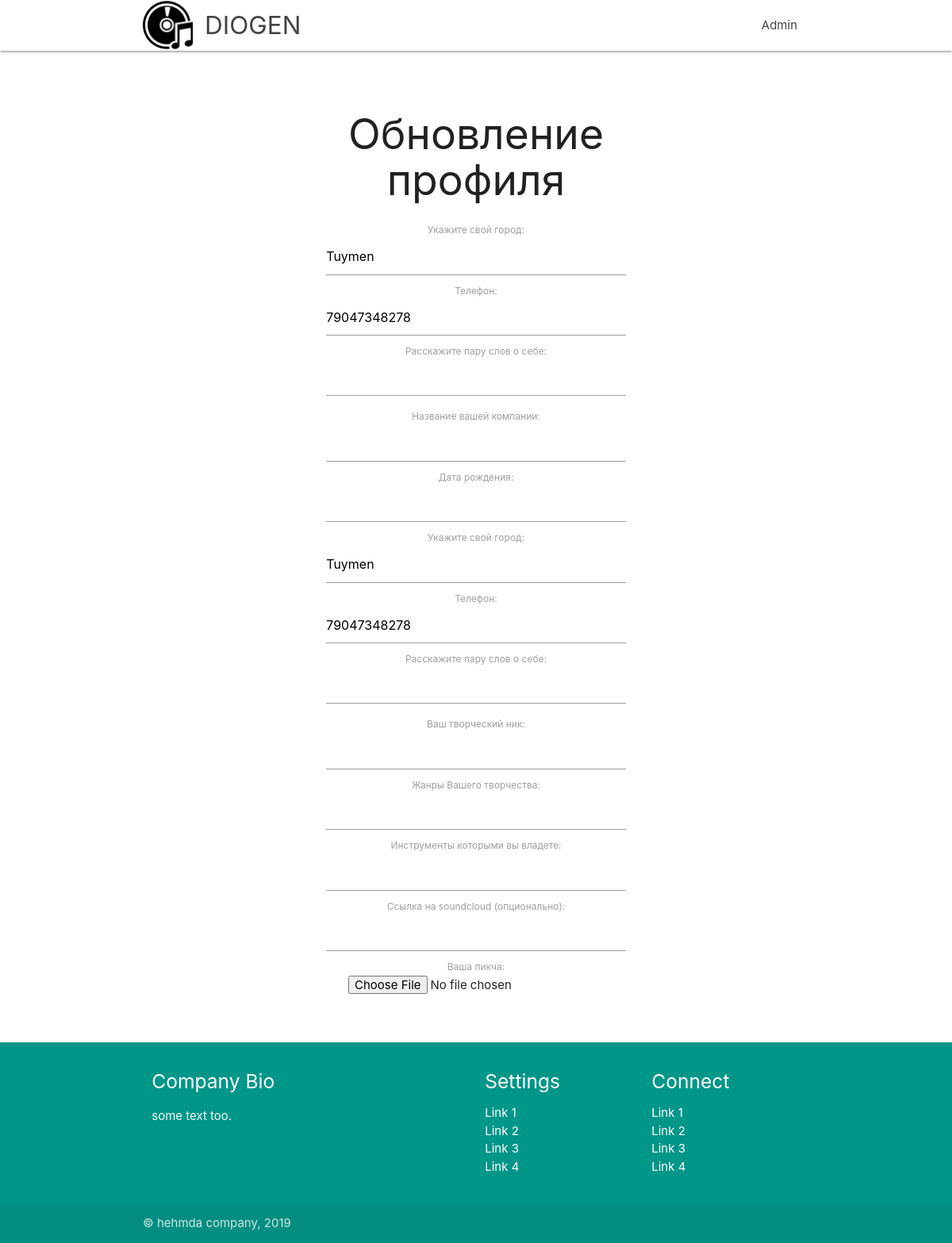
Before: /users/1/ with the older database file.
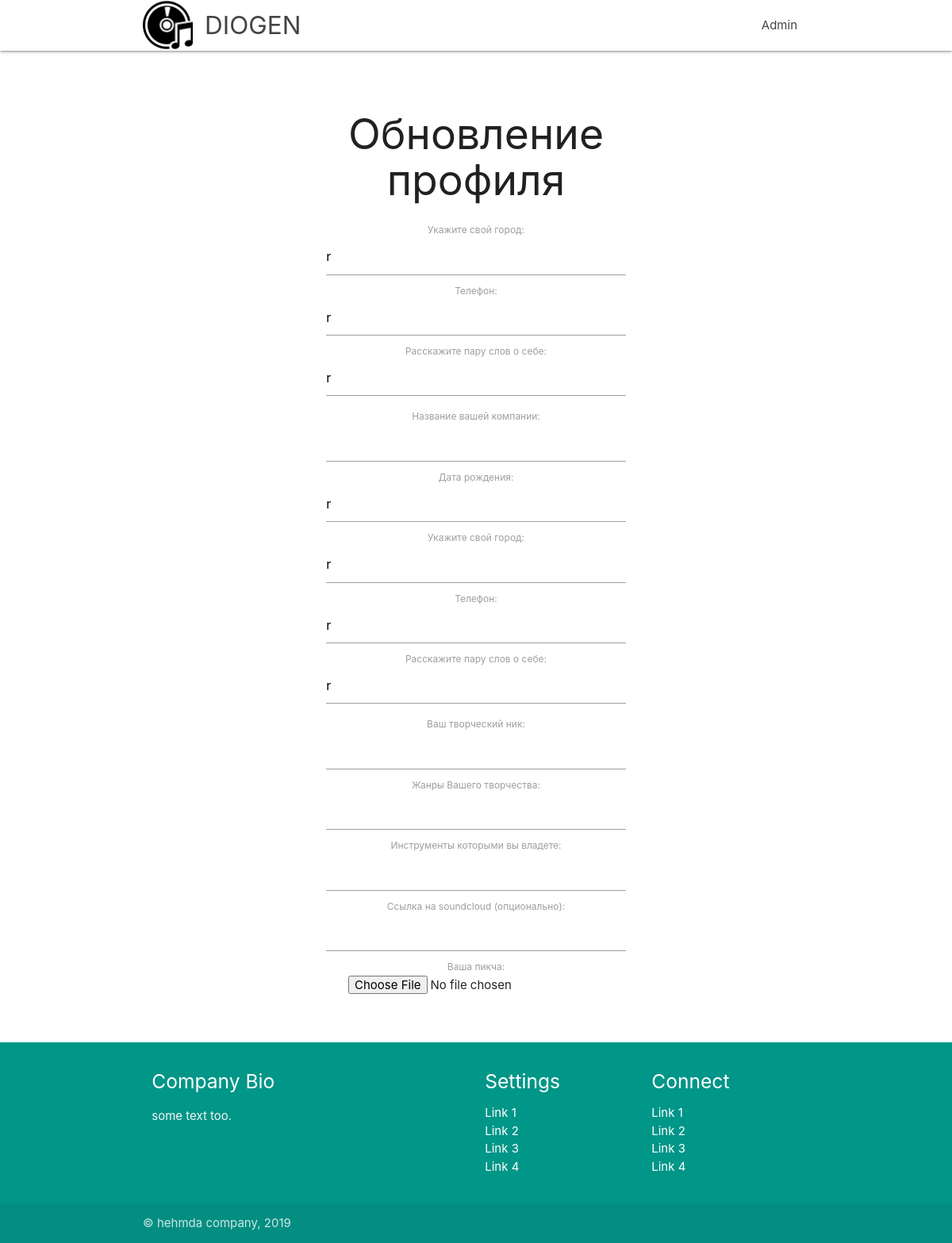
After: the same page with the newer database file.
### userApp/models.py (models this page shows)
class PersonProfile(models.Model):
    user = models.OneToOneField(User, on_delete=models.CASCADE, blank=False)
    adress=models.CharField(max_length=100,default='', blank=True)
    phone=models.CharField(max_length=20,default='', blank=True)
    description=models.TextField(default='',blank=True)
    image = models.FileField(upload_to = 'pic_folder/', default = 'pic_folder/None/no-img.jpg')
    spec=models.IntegerField(default=0) #0 - deg, 1 - mus, 2 - org
    birth_date=models.CharField(max_length=100, default='', blank=True)
    nickname=models.CharField(max_length=100,default='', blank=True)
    genres=models.CharField(max_length=100,default='', blank=True)
    instruments=models.CharField(max_length=200,default='', blank=True)
    soundcloud=models.CharField(max_length=100, default='', blank=True)
    company=models.CharField(max_length=100,default='', blank=True)
    followers = models.ManyToManyField('self', related_name='followed_by', symmetrical=False, blank=True)
    User.profile = property(lambda u: PersonProfile.objects.get_or_create(user=u)[0])

### userApp/views.py (the view, shortened to what this page needs)
# urls.py: path('users/<int:pk>/', views.UserUpdate.as_view(), name="UserUpdate"),
class UserUpdate(UpdateView):
    model = PersonProfile
    form_class=ProfileForm
    second_form_class = UserForm

### userApp/forms.py
class ProfileForm(forms.ModelForm):
    class Meta:
        model = PersonProfile
        fields = ('birth_date', 'adress', 'phone', 'description','image', 'nickname','genres', 'instruments', 'soundcloud', 'company')
        labels = {
            'birth_date': 'Дата рождения',
            'adress': 'Укажите свой город',
            'phone': 'Телефон',
            'description': 'Расскажите пару слов о себе',
            'nickname': 'Ваш творческий ник:',
            'genres': 'Жанры Вашего творчества',
            'instruments':'Инструменты которыми вы владете',
            'soundcloud':'Ссылка на soundcloud (опционально)',
            'image': 'Ваша пикча',
            'company':'Название вашей компании',
        }
        widgets = {
            'birth_date': forms.TextInput(attrs={'class':'datepicker'}),
            'image': forms.FileInput(attrs={'class': 'avatar'}),
            'description': forms.Textarea(attrs={'class':'materialize-textarea'})
        }
        initial = {
            'birth_date': ''
        }

### userApp/templates/userApp/personprofile_form.html (shortened to what this page needs)
{% extends "mainPage/wrapper.html" %}
{% load static %}
{% block page %}
<link href="{% static 'css/regchoice.css' %}" type="text/css" rel="stylesheet" media="screen,projection"/>
<link href="{% static 'css/regchoice.css' %}" type="text/css" rel="stylesheet" media="screen,projection"/>
<link rel="stylesheet" href="http://foliotek.github.io/Croppie/croppie.css" />
        <section class="container text">
            <div class="row center">
                <div class="col col1 s3"></div>
                <div class="col col1 s6">
                        <h2>Обновление профиля</h2>
                        {% if user.profile.company != ''  %}
                        {{form.adress.label_tag}}
                        {{form.adress}}
                        {{form.phone.label_tag}}
                        {{form.phone}}
                        {{form.description.label_tag}}
                        {{form.description}}
                        {{form.company.label_tag}}
                        {{form.company}}
                        {% endif %}
                        {% if user.profile.nickname != '' %}
                        {{form.birth_date.label_tag}}
                        {{form.birth_date}}
                        {{form.adress.label_tag}}
                        {{form.adress}}
                        {{form.phone.label_tag}}
                        {{form.phone}}
                        {{form.description.label_tag}}
                        {{form.description}}
                        {{form.nickname.label_tag}}
                        {{form.nickname}}
                        {{form.genres.label_tag}}
                        {{form.genres}}
                        {{form.instruments.label_tag}}
                        {{form.instruments}}
                        {{form.soundcloud.label_tag}}
                        {{form.soundcloud}}
                        {% endif %}
                        {{form.image.label_tag}}
                        {{form.image}}
                </div>
                <div class="col col1 s3"></div>
            </div>
        </section>
</body>
{% endblock %}

### userApp/templates/mainPage/wrapper.html (shortened to what this page needs)
<!DOCTYPE html>
<html lang="en" style="height: 100%;">
<head>
  {% load static %}
  {% load staticfiles %}
  <link href="{% static 'css/materialize.css' %}" type="text/css" rel="stylesheet" media="screen,projection"/>
  <link href="{% static 'css/style.css' %}" type="text/css" rel="stylesheet" media="screen,projection"/>
</head>
<body>
  {% block header %}
  <body style="display: flex; flex-direction: column; height: 100%;">
      <nav class="white" role="navigation" style="flex: 0 0 auto;">
          <div class="nav-wrapper container ">
              <a id="logo-container" href="/" class="brand-logo"> <i> <img src="{% static 'images/icon.png' %}" style="max-height: 63px"></i> DIOGEN</a>
              <ul class="right hide-on-med-and-down">
              <li><a href="/admin/">Admin</a></li>
              </ul>
          </div>
      </nav>
  </body>
  <div class='content' style="flex: 1 0 auto;">
  {% endblock %}
  {% block page %}
  {% endblock %}
  {% block footer %}
  <footer class="page-footer teal" style="flex: 0 0 auto;">
    <div class="container">
    <div class="row">
    <div class="col l6 s12">
    <h5 class="white-text">Company Bio</h5>
    <p class="grey-text text-lighten-4">some text too.</p>
    </div>
    <div class="col l3 s12">
    <h5 class="white-text">Settings</h5>
    <ul>
    <li><a class="white-text" href="#!">Link 1</a></li>
    <li><a class="white-text" href="#!">Link 2</a></li>
    <li><a class="white-text" href="#!">Link 3</a></li>
    <li><a class="white-text" href="#!">Link 4</a></li>
    </ul>
    </div>
    <div class="col l3 s12">
    <h5 class="white-text">Connect</h5>
    <ul>
    <li><a class="white-text" href="#!">Link 1</a></li>
    <li><a class="white-text" href="#!">Link 2</a></li>
    <li><a class="white-text" href="#!">Link 3</a></li>
    <li><a class="white-text" href="#!">Link 4</a></li>
    </ul>
    </div>
    </div>
    </div>
    <div class="footer-copyright">
    <div class="container">
    &copy; hehmda company,  {% now "Y" %}
    </div>
    </div>
    </footer>
  {% endblock %}
  </body>
</html>

### userApp/static/css/style.css (style rules this page uses)
nav ul a, nav .brand-logo { color: #444; }
p { line-height: 2rem; }
footer.page-footer { margin: 0; }

### userApp/static/css/regchoice.css (style rules this page uses)
.container.text { margin-top: 20px; margin-bottom: 20px; padding: 20px; }

Changed rows visible on the page:
changed PersonProfile: adress "Tuymen" → "r"; phone "79047348278" → "r"; description (not shown) → "r"; birth_date (not shown) → "r"
